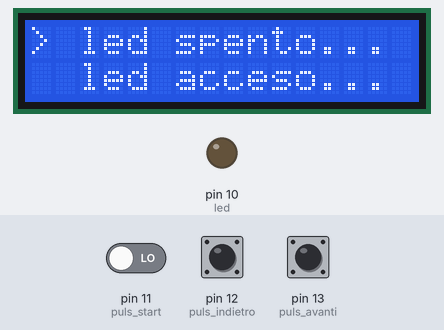
Bench run of a sketch on a simulated Arduino Uno, built with avr-gcc and run on an emulated ATmega328P. Parts: 16×2 character LCD, output pins drawn as LEDs (lit = HIGH). Dashed ring = blinking. The test bench sets the inputs (shaded band); at power-on: pin 13 (puls_avanti) LOW, pin 12 (puls_indietro) LOW, pin 11 (puls_start) LOW. What the sketch prints to the serial monitor is not drawn.

Above: at 1.3 s.
1.4 s: pin 13 (puls_avanti) pulled HIGH for 1 s
At 3.0 s:
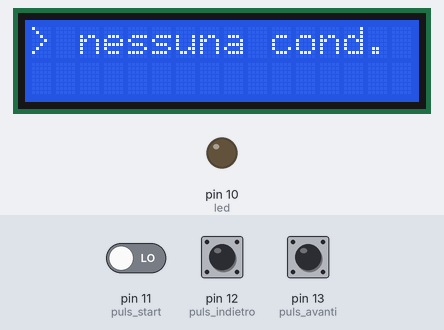
3.9 s: pin 12 (puls_indietro) pulled HIGH for 3.2 s
At 4.8 s:
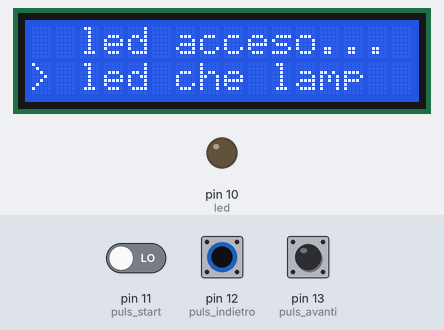
8.6 s: pin 12 (puls_indietro) pulled HIGH for 1 s
11.1 s: pin 13 (puls_avanti) pulled HIGH for 3.2 s
At 15.5 s:
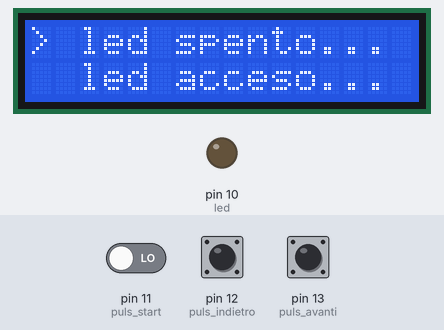
15.8 s: pin 11 (puls_start) driven HIGH and pin 13 (puls_avanti) driven HIGH
At 16.1 s:
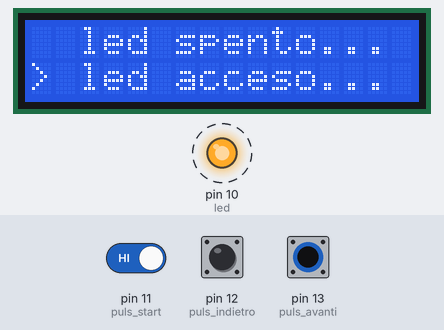
Timing chart, 0 to 19.8 s (numbered marks = the images above; inputs shaded):
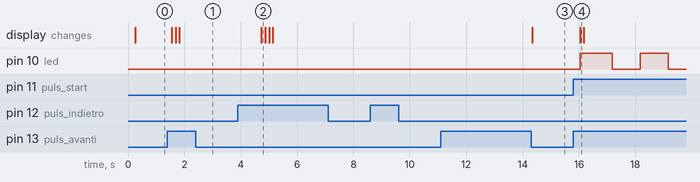

Measured:
- after the input at 1.4 s, the display: first changes after 0.16 s (image 1 shows a later state)
- after the input at 3.9 s, the display: changes after 0.84 s (image 2)
- after the input at 8.6 s, every drawn part: stays the same
- after the input at 11.1 s, the display: changes after 3.2 s (image 3)
- after the input at 15.8 s, pin 10 (led): alternates HIGH for 1.1 s and LOW for 1.0 s, starting after 0.24 s; the display: changes after 0.24 s (image 4)

The sketch:

menu-managed-with-buttons.ino
```cpp
//ho incluso sia la libreria che l'oggetto del display
#include <LiquidCrystal_I2C.h>
LiquidCrystal_I2C lcd(0x27,16,2);

//ho dichiarato/collocato i vari componenti e i loro valori
int puls_avanti=13;
int puls_indietro=12;
int puls_start=11;
int led=10;
int statopuls1=LOW;
int statopuls2=LOW;
int statopuls3=LOW;
int numero;

void setup() {
 //ho inizializzato sia la comunicazione seriale e la comunicazione col display, ho configurato i vari componenti come segue:
  lcd.begin(16,2);
  lcd.init();
  lcd.backlight();
  Serial.begin(9600);
  pinMode(puls_avanti,INPUT);
  pinMode(puls_indietro,INPUT);
  pinMode(puls_start,INPUT);
  pinMode(led,OUTPUT);
}

void loop() {
 //in questa parte sto memorizzando i valori letti dei componenti alle varibili, e sto stampando nel monitor seriale i valori della variabile "numero"
  statopuls1=digitalRead(puls_avanti);
  statopuls2=digitalRead(puls_indietro);
  statopuls3=digitalRead(puls_start);
  Serial.println(numero);
  delay(100);

//in questa parte ho usato due pulsanti, dove, il primo se premuto, mi incrementa il numero
  if(statopuls1==HIGH){
    numero++;
    delay(10);
  }

//invece quì, il secondo se premuto, mi decrementerà il numero
  if(statopuls2==HIGH){
    numero--;
    delay(10);
  }

//in questa parte ho usato una struttura di controllo ingrado di gestire più scelte/condizioni
  switch(numero){

   //nel primo caso, quando la variabile "numero" avrà valore 0, mi andrà a stampare nel display come segue:
    case 0:
    lcd.setCursor(0,0);
    lcd.print("> led spento...");
    lcd.setCursor(0,1);
    lcd.print("  led acceso...");

    //all'interno di una struttura di controllo si può aggiungere altre strutture di controllo e in questo caso si è usato l'if
     //quando il pulsante è premuto, il led dovrà rimanere spento
      if(statopuls3==HIGH){
        digitalWrite(led,LOW);
      }
      break;

// nel secondo caso, quando la variabile avrà il valore 1, mi andrà a stampare nel display come segue:
    case 1:
      lcd.setCursor(0,0);
      lcd.print("  led spento...");
      lcd.setCursor(0,1);
      lcd.print("> led acceso...");
    //se il pulsante è premuto il led si accenderà
      if(statopuls3==HIGH){
        digitalWrite(led,HIGH);
      }
      //altrimenti il led si spegnerà
      else{
        digitalWrite(led,LOW);
      }
      break;

//nel terzo caso, mi andrà a stampare nel display come segue:
    case 2:
    lcd.setCursor(0,0);
    lcd.print("  led acceso...");
    lcd.setCursor(0,1);
    lcd.print("> led che lamp");

    //se il pulsante è premuto, mi farà lampeggiare il led usando un ciclo for
      if(statopuls3==HIGH){
        for(int i=0;i<5;i++){
          digitalWrite(led,HIGH);
          delay(1000);
          digitalWrite(led,LOW);
          delay(1000);
        }
      }
      break;

//in tutti gli altri casi, mi andrà a stampare nel display come segue:
    default:
    lcd.clear();
    lcd.setCursor(0,0);
    lcd.print("> nessuna cond.");
    delay(100);
  }

}
```
